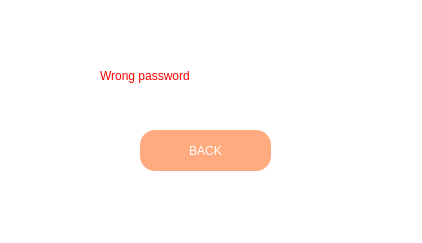
<?xml version="1.0" encoding="UTF-8"?>
<ui version="4.0">
 <class>MainWindow</class>
 <widget class="QMainWindow" name="MainWindow">
  <property name="geometry">
   <rect>
    <x>0</x>
    <y>0</y>
    <width>422</width>
    <height>243</height>
   </rect>
  </property>
  <property name="windowTitle">
   <string>MainWindow</string>
  </property>
  <property name="styleSheet">
   <string notr="true">background-color: rgb(255, 255, 255);</string>
  </property>
  <widget class="QWidget" name="centralwidget">
   <widget class="QLabel" name="label">
    <property name="geometry">
     <rect>
      <x>100</x>
      <y>30</y>
      <width>221</width>
      <height>91</height>
     </rect>
    </property>
    <property name="styleSheet">
     <string notr="true">font: 700 20pt &quot;Microsoft JhengHei UI&quot;;
color: rgb(255, 0, 0);</string>
    </property>
    <property name="text">
     <string>Wrong password</string>
    </property>
   </widget>
   <widget class="QPushButton" name="pushButton_back">
    <property name="geometry">
     <rect>
      <x>140</x>
      <y>130</y>
      <width>131</width>
      <height>41</height>
     </rect>
    </property>
    <property name="styleSheet">
     <string notr="true">font: 700 16pt &quot;Microsoft JhengHei UI&quot;;
background-color: rgb(255, 170, 127);
color: rgb(255, 255, 255);
border-radius: 15px;</string>
    </property>
    <property name="text">
     <string>BACK</string>
    </property>
   </widget>
  </widget>
  <widget class="QMenuBar" name="menubar">
   <property name="geometry">
    <rect>
     <x>0</x>
     <y>0</y>
     <width>422</width>
     <height>22</height>
    </rect>
   </property>
  </widget>
  <widget class="QStatusBar" name="statusbar"/>
 </widget>
 <resources/>
 <connections/>
</ui>
